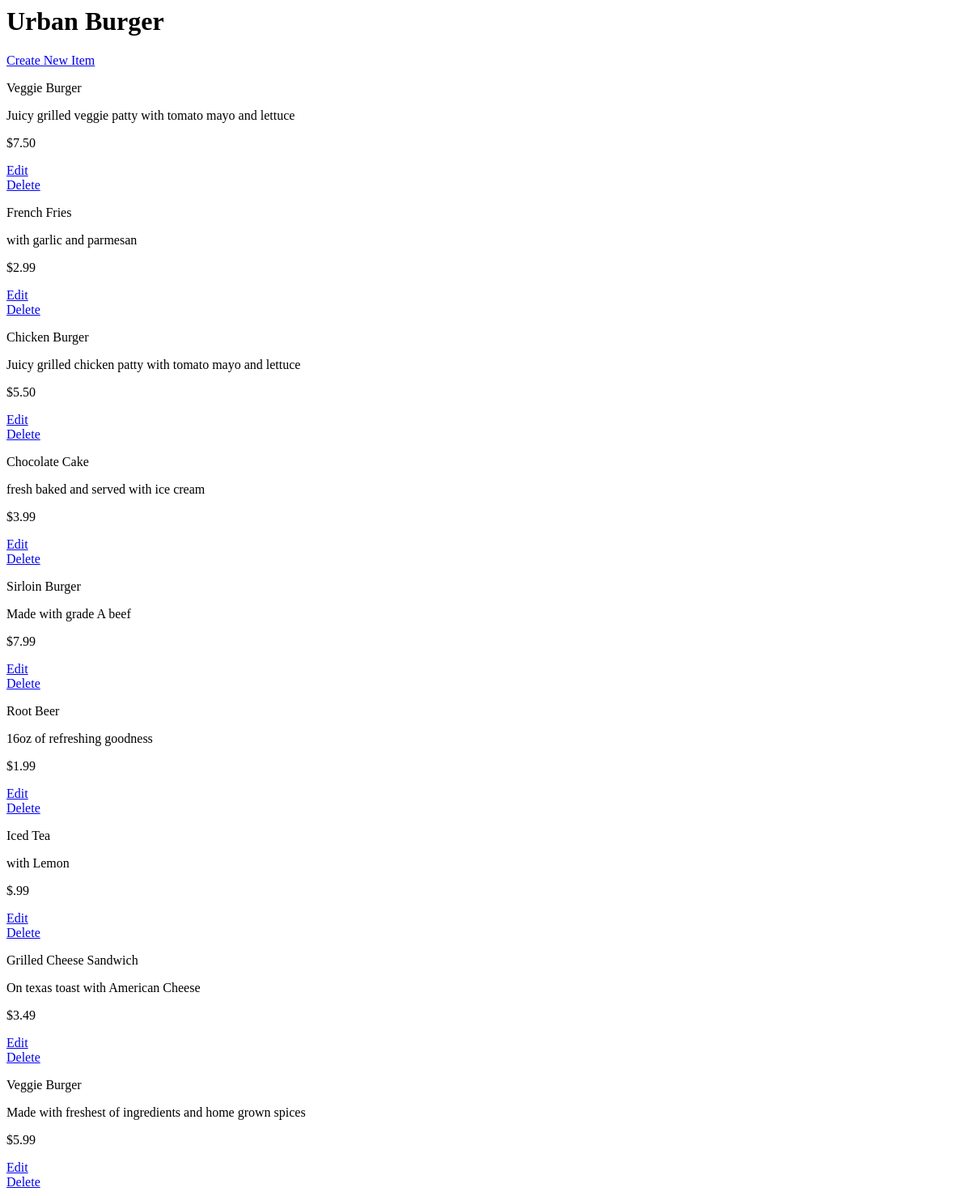
/restaurants/1/, run on an earlier commit of the app's database.
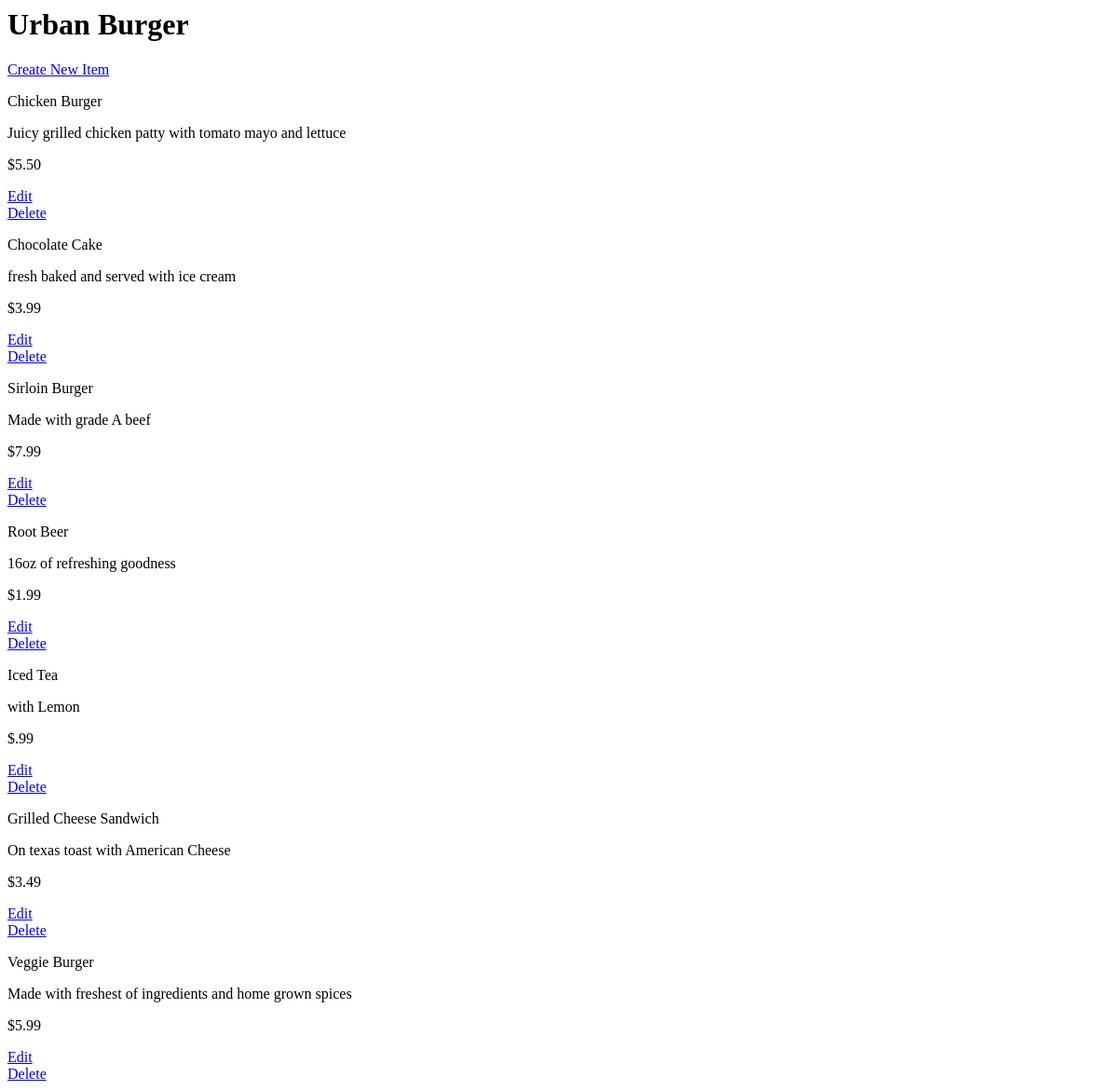
And on a later commit of the database.
### database_setup.py (models this page shows)
class Restaurant(Base):
    __tablename__ = 'restaurant'
    id = Column(Integer, primary_key=True)
    name = Column(String(250), nullable=False)

class MenuItem(Base):
    __tablename__ = 'menu_item'
    name = Column(String(80), nullable=False)
    id = Column(Integer, primary_key=True)
    description = Column(String(250))
    price = Column(String(8))
    course = Column(String(250))
    restaurant_id = Column(Integer, ForeignKey('restaurant.id'))
    restaurant = relationship(Restaurant)

### flaskapp.py (the view)
@app.route('/')
@app.route('/restaurants/<int:restaurant_id>/')
def restaurantMenu(restaurant_id):
	restaurant = session.query(Restaurant).filter_by(id = restaurant_id).one()
	items = session.query(MenuItem).filter_by(restaurant_id = restaurant.id)
	return render_template('menu.html',restaurant= restaurant , items = items)

### templates/menu.html (shortened to what this page needs)
<html>
	<body>
		<h1>{{ restaurant.name}}</h1>
		<a href="{{url_for('newMenuItem' , restaurant_id = restaurant.id )}}">Create New Item</a>
		{% for item in items %}
		<div>
		<p>{{item.name}}</p>
		<p>{{item.description}}</p>
		<p> {{item.price}} </p>
		<a href="{{url_for('editMenuItem', restaurant_id = restaurant.id , menu_id = item.id)}}">Edit</a><br>
		<a href="{{url_for('deleteMenuItem', restaurant_id = restaurant.id , menu_id = item.id)}}">Delete</a>
		</div>
		{% endfor %}
	</body>
</html>

What changed in the data, as far as the page shows it:
removed MenuItem: name "Veggie Burger", description "Juicy grilled veggie patty with tomato mayo and lettuce", price "$7.50"
removed MenuItem: name "French Fries", description "with garlic and parmesan", price "$2.99"
